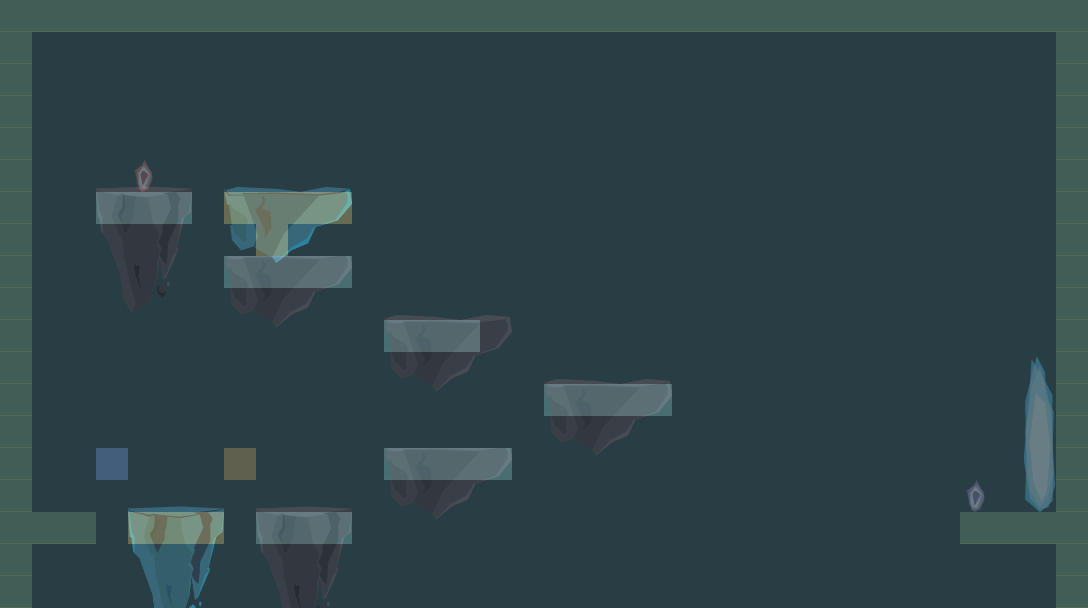

Tiled map render using the project's own tile images. Description and the map definition, with tile-layer contents summarised, below:
An orthogonal 34x19 tile map with 32x32 px tiles, 3 tile layers (colissionLayer, thirdLayer, secondLayer), 1 hidden layer not drawn.

<map version="1.0" orientation="orthogonal" renderorder="right-down" width="34" height="19" tilewidth="32" tileheight="32" nextobjectid="1">
 <tileset firstgid="1" name="Test" tilewidth="32" tileheight="32" tilecount="1216" columns="32">
  <image source="tileset.png" width="1024" height="1216" />
  <tile id="192">
   <properties>
    <property name="layer_index" value="3" />
   </properties>
  </tile>
  <tile id="224">
   <properties>
    <property name="layer_index" value="2" />
   </properties>
  </tile>
  <tile id="256">
   <properties>
    <property name="layer_index" value="1" />
   </properties>
  </tile>
  <tile id="329">
   <properties>
    <property name="layer_index" value="1" />
    <property name="portal" value="1" />
   </properties>
  </tile>
  <tile id="352">
   <properties>
    <property name="is_gem" value="1" />
    <property name="layer_index" value="2" />
   </properties>
  </tile>
  <tile id="353">
   <properties>
    <property name="is_gem" value="1" />
    <property name="layer_index" value="1" />
   </properties>
  </tile>
  <tile id="367">
   <properties>
    <property name="layer_index" value="3" />
    <property name="portal" value="1" />
   </properties>
  </tile>
  <tile id="369">
   <properties>
    <property name="layer_destroy" type="bool" value="true" />
    <property name="layer_gem" value="1" />
    <property name="layer_index" value="3" />
    <property name="layer_rollback" type="bool" value="false" />
   </properties>
  </tile>
  <tile id="370">
   <properties>
    <property name="layer_destroy" type="bool" value="true" />
    <property name="layer_gem" value="1" />
    <property name="layer_index" value="2" />
    <property name="layer_rollback" type="bool" value="false" />
   </properties>
  </tile>
  <tile id="371">
   <properties>
    <property name="layer_destroy" type="bool" value="false" />
    <property name="layer_gem" value="1" />
    <property name="layer_index" value="2" />
    <property name="layer_rollback" type="bool" value="true" />
   </properties>
  </tile>
  <tile id="372">
   <properties>
    <property name="layer_destroy" type="bool" value="false" />
    <property name="layer_gem" type="int" value="1" />
    <property name="layer_index" type="int" value="1" />
    <property name="layer_rollback" type="bool" value="true" />
   </properties>
  </tile>
  <tile id="384">
   <properties>
    <property name="is_gem" value="1" />
    <property name="layer_index" value="3" />
   </properties>
  </tile>
  <tile id="399">
   <properties>
    <property name="layer_index" value="3" />
    <property name="portal" value="1" />
   </properties>
  </tile>
  <tile id="431">
   <properties>
    <property name="layer_index" value="3" />
    <property name="portal" value="1" />
   </properties>
  </tile>
  <tile id="433">
   <properties>
    <property name="layer_index" value="1" />
    <property name="removed_block" type="bool" value="true" />
   </properties>
  </tile>
  <tile id="434">
   <properties>
    <property name="layer_index" value="2" />
    <property name="removed_block" type="bool" value="true" />
   </properties>
  </tile>
  <tile id="435">
   <properties>
    <property name="layer_index" value="3" />
    <property name="removed_block" type="bool" value="true" />
   </properties>
  </tile>
  <tile id="436">
   <properties>
    <property name="layer_index" type="int" value="1" />
    <property name="trigger" type="bool" value="true" />
   </properties>
  </tile>
  <tile id="437">
   <properties>
    <property name="layer_index" type="int" value="2" />
    <property name="trigger" type="bool" value="true" />
   </properties>
  </tile>
  <tile id="438">
   <properties>
    <property name="layer_index" type="int" value="3" />
    <property name="trigger" type="bool" value="true" />
   </properties>
  </tile>
  <tile id="448">
   <properties>
    <property name="layer_index" value="3" />
    <property name="portal" value="1" />
   </properties>
  </tile>
  <tile id="453">
   <properties>
    <property name="is_gem" value="1" />
    <property name="layer_index" value="1" />
   </properties>
  </tile>
  <tile id="463">
   <properties>
    <property name="layer_index" value="3" />
    <property name="portal" value="1" />
   </properties>
  </tile>
  <tile id="480">
   <properties>
    <property name="layer_index" value="1" />
   </properties>
  </tile>
  <tile id="495">
   <properties>
    <property name="layer_index" value="3" />
    <property name="portal" value="1" />
   </properties>
  </tile>
 </tileset>
 <layer name="colissionLayer" width="34" height="19">
  <data>[646 cells, 113 non-empty, 12 distinct tile ids]</data>
 </layer>
 <layer name="thirdLayer" width="34" height="19" opacity="0.5">
  <data>[646 cells, 646 non-empty, 35 distinct tile ids]</data>
 </layer>
 <layer name="secondLayer" width="34" height="19" opacity="0.5">
  <data>[646 cells, 646 non-empty, 31 distinct tile ids]</data>
 </layer>
 <layer name="firstLayer" width="34" height="19" visible="0" opacity="0.5">
  <data>[646 cells, 646 non-empty, 41 distinct tile ids]</data>
 </layer>
</map>
